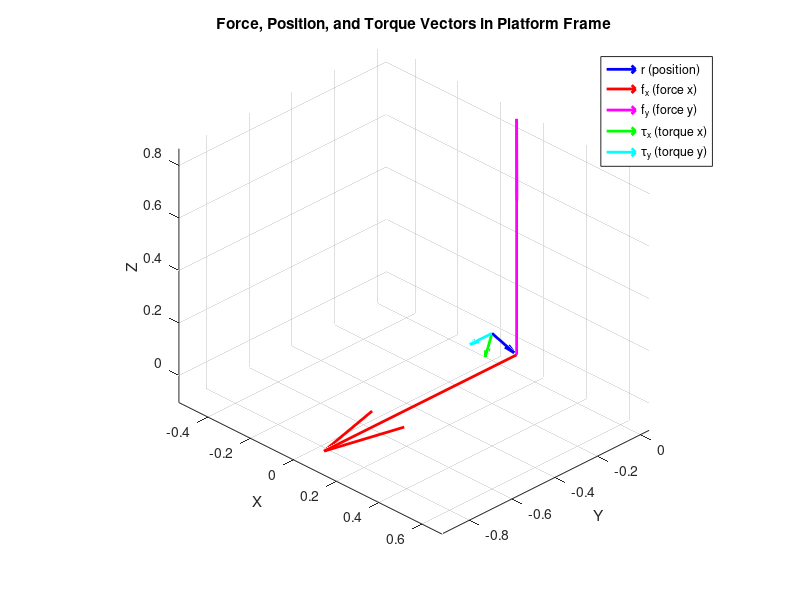

Source code (MATLAB):
%% parameters
clear;
H = 0.035;
platform_radius = 0.1;
floater_hight = 0.03;

Rz = @(th) [cos(th), -sin(th), 0; sin(th), cos(th), 0; 0, 0, 1];
Ry = @(th) [cos(th), 0, sin(th); 0, 1, 0; -sin(th), 0, cos(th)];
Rx = @(th) [1, 0, 0; 0, cos(th), -sin(th); 0, sin(th), cos(th)];

cross_matrix = @(a) [0, -a(3), a(2); a(3), 0, -a(1); -a(2), a(1), 0];

%% frame-platform to frame-mb0
R0 = Ry(deg2rad(-90)) * Rz(deg2rad(-90));
t0 = [(floater_hight * 0.5 + platform_radius); 0; -H];

T_mb0_2_platform = [R0, t0; 0, 0, 0, 1];

%% frame-platform to frame-mb1
R1 = Rz(deg2rad(-60)) * Ry(deg2rad(90)) * Rz(deg2rad(90));
t1 = [(floater_hight * 0.5 + platform_radius) * cos(pi/3*2); ...
(floater_hight * 0.5 + platform_radius) * sin(pi/3*2); -H];

T_mb1_2_platform = [R1, t1; 0, 0, 0, 1];

%% frame-platform to frame-mb2

R2 = Rz(deg2rad(60)) * Ry(deg2rad(90)) * Rz(deg2rad(90));
t2 = [(floater_hight * 0.5 + platform_radius) * cos(pi/3*4); ...
(floater_hight * 0.5 + platform_radius) * sin(pi/3*4); -H];

T_mb2_2_platform = [R2, t2; 0, 0, 0, 1];

%% calculate the torque in frame platform generated by force_x in mb0

% force in mb0 frame
f_x_fp = T_mb0_2_platform * [1 0 0 1]' - T_mb0_2_platform * [0 0 0 1]';
f_x_fp = f_x_fp(1:3);

f_y_fp = T_mb0_2_platform * [0 1 0 1]' - T_mb0_2_platform * [0 0 0 1]';
f_y_fp = f_y_fp(1:3);

r_fp = T_mb0_2_platform * [0 0 0 1]';
r_fp = r_fp(1:3);

torque_x_fp = cross(r_fp, f_x_fp);
torque_y_fp = cross(r_fp, f_y_fp);

%% 3D plot of force, position, and torque vectors
figure;
hold on; axis equal; grid on;
xlabel('X'); ylabel('Y'); zlabel('Z');
title('Force, Position, and Torque Vectors in Platform Frame');

% position vector (from origin)
quiver3(0, 0, 0, r_fp(1), r_fp(2), r_fp(3), 'b', 'LineWidth', 2, 'DisplayName', 'r (position)');

% force x vector (at position point)
quiver3(r_fp(1), r_fp(2), r_fp(3), ...
        f_x_fp(1), f_x_fp(2), f_x_fp(3), 'r', 'LineWidth', 2, 'DisplayName', 'f_x (force x)');

% force y vector (at position point)
quiver3(r_fp(1), r_fp(2), r_fp(3), ...
        f_y_fp(1), f_y_fp(2), f_y_fp(3), 'm', 'LineWidth', 2, 'DisplayName', 'f_y (force y)');

% torque x vector (from origin)
quiver3(0, 0, 0, torque_x_fp(1), torque_x_fp(2), torque_x_fp(3), 'g', 'LineWidth', 2, 'DisplayName', '\tau_x (torque x)');

% torque y vector (from origin)
quiver3(0, 0, 0, torque_y_fp(1), torque_y_fp(2), torque_y_fp(3), 'c', 'LineWidth', 2, 'DisplayName', '\tau_y (torque y)');

legend('Location', 'best');
view(45, 30);

%% mb0_fx, mb0_fy -> fx, fy, fz, tx, ty, tz

r0_fp = T_mb0_2_platform * [0 0 0 1]';

F0 = R0(:, 1:2);

T0 = cross_matrix(r0_fp) * R0;
T0 = T0(:, 1:2);

FT0 = [F0; T0];

%% mb1_fx, mb1_fy -> fx, fy, fz, tx, ty, tz

r1_fp = T_mb1_2_platform * [0 0 0 1]';

F1 = R1(:, 1:2);

T1 = cross_matrix(r1_fp) * R1;
T1 = T1(:, 1:2);

FT1 = [F1; T1];

%% mb2_fx, mb2_fy -> fx, fy, fz, tx, ty, tz

r2_fp = T_mb2_2_platform * [0 0 0 1]';

F2 = R2(:, 1:2);

T2 = cross_matrix(r2_fp) * R2;
T2 = T2(:, 1:2);

FT2 = [F2; T2];

% 局部坐标系到质心固连坐标系的转化
FT = [FT0 FT1 FT2];
